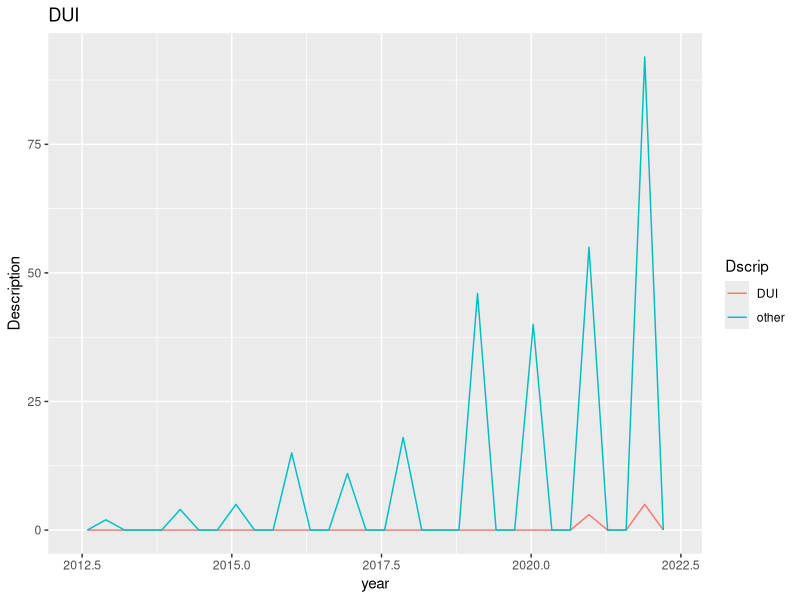

This chart was generated by the following R code:
## ---- chunk 1
library(tidyverse)

library(dplyr)

library(readr)
Tesla_Deaths_Deaths_1_ <- read_csv("Tesla_Deaths_Deaths_1_.csv")

New_Tesla <- Tesla_Deaths_Deaths_1_ %>%
mutate(
Dscrip = if_else(
str_detect(Description, "DUI"),
"DUI",
"other"
)
)
## ---- chunk 2
New_Tesla %>%
ggplot() +
geom_freqpoly(aes(x = Year, color = Dscrip, )) +
labs(
title = "DUI",
x = "year",
y = "Description"
)
## ---- chunk 3
New_Tesla %>%
  count(Dscrip)
## ---- chunk 4

New_Tesla %>%
  count(Dscrip) %>%
  mutate(percent = n / sum(n) * 100)
